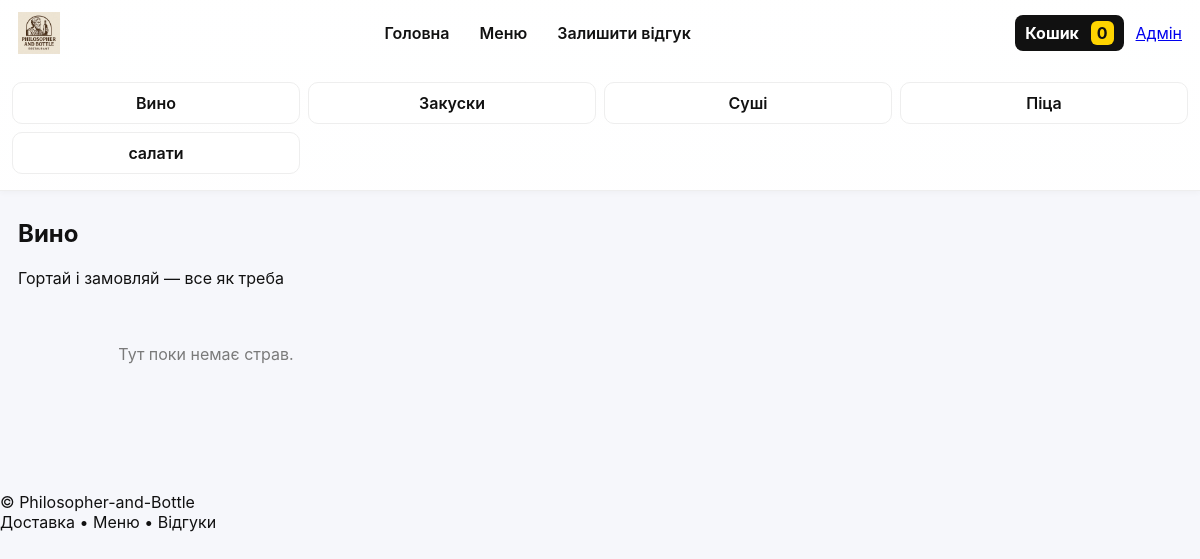
The app's page /category/vina/ with its own data.
### menu/models.py (models this page shows, shortened)
class Category(models.Model):
    title = models.CharField(max_length=200)
    slug = models.SlugField(unique=True)
    def get_absolute_url(self):
        return reverse('category', args=[self.slug])

### menu/views.py (the view)
# urls.py: path('category/<slug:slug>/', views.category_view, name='category'),
def category_view(request, slug):
    category = get_object_or_404(Category, slug=slug)
    products = Product.objects.filter(category=category, available=True)
    categories = Category.objects.all()  # щоб верхнє меню працювало
    return render(request, 'menu/category.html', {
        'category': category,
        'products': products,
        'categories': categories,
    })

### menu/templates/menu/category.html (shortened to what this page needs)
{% extends 'menu/base.html' %}
{% block content %}
<section class="category-page">
  <div class="category-header">
    <h1>{{ category.title }}</h1>
    <p class="category-sub">Гортай і замовляй — все як треба</p>
  </div>
  <div class="products-grid">
    {% for dish in dishes %}
      <article class="card">
        <div class="card-media">
          {% if dish.image %}
            <img src="{{ dish.image.url }}" alt="{{ dish.title }}">
          {% else %}
            <div class="img-fallback">Фото</div>
          {% endif %}
        </div>
        <div class="card-body">
          <h3 class="card-title">{{ dish.title }}</h3>
          <p class="card-desc">{{ dish.description|truncatewords:20 }}</p>
          <div class="card-meta">
            <div class="price">{{ dish.price }} ₴</div>
            <a href="{% url 'add_to_cart' dish.id %}" class="order-btn link-btn">Замовити</a>
          </div>
        </div>
      </article>
    {% empty %}
      <p class="empty">Тут поки немає страв.</p>
    {% endfor %}
  </div>
</section>
{% endblock %}

### menu/templates/menu/base.html (shortened to what this page needs)
{% load static %}
<!DOCTYPE html>
<html lang="uk">
<head>
  <link rel="stylesheet" href="{% static 'menu/style.css' %}">
</head>
<body>
<header class="site-header">
  <div class="header-top">
    <a href="{% url 'home' %}" class="logo">
      <img src="{% static 'menu/5287253502323265526.jpg' %}" alt="Logo" class="logo-img">
    </a>
    <nav class="top-links">
      <a href="{% url 'home' %}">Головна</a>
      <a href="{% url 'menu' %}">Меню</a>
      <a href="{% url 'checkout' %}">Залишити відгук</a>
    </nav>
    <div class="header-actions">
      <a href="{% url 'cart' %}" class="cart-btn">
        Кошик
        <span class="cart-count">
          {% if request.session.cart %}
            {{ request.session.cart|length }}
          {% else %}
            0
          {% endif %}
        </span>
      </a>
      <a href="/admin/" class="admin-link">Адмін</a>
    </div>
  </div>
  <div class="categories-strip">
    {% for c in categories %}
      <a href="{{ c.get_absolute_url }}" class="cat-item">
        {{ c.title }}
      </a>
    {% endfor %}
  </div>
</header>
<main class="page-content">
  {% block content %}{% endblock %}
</main>
<footer class="site-footer">
  <div class="footer-inner">
    <div>© Philosopher-and-Bottle</div>
    <div>Доставка • Меню • Відгуки</div>
  </div>
</footer>
</body>
</html>

### menu/static/menu/style.css (style rules this page uses)
:root { --accent:#ffd400; --dark:#111; --muted:#7a7a7a; --bg:#f6f7fb; --card:#ffffff; }
* { box-sizing:border-box }
body { font-family: Inter, system-ui, Arial, sans-serif; background:var(--bg); color:var(--dark); margin:0; }
.site-header { position:sticky; top:0; z-index:1200; background:linear-gradient(180deg, rgba(255,255,255,0.98), rgba(255,255,255,0.95)); border-bottom:1px solid #eee; box-shadow: 0 2px 6px rgba(0,0,0,0.03); }
.header-top { display:flex; align-items:center; justify-content:space-between; gap:20px; max-width:1200px; margin:0 auto; padding:12px 18px; }
.logo-img { height:42px; display:block }
.top-links { display:flex; gap:14px; align-items:center }
.top-links a { color:var(--dark); text-decoration:none; font-weight:600; padding:6px 8px }
.header-actions { display:flex; gap:12px; align-items:center }
.cart-btn { background:var(--dark); color:#fff; padding:8px 10px; border-radius:8px; text-decoration:none; font-weight:700; display:inline-block }
.cart-count { background:var(--accent); color:var(--dark); padding:2px 6px; border-radius:6px; margin-left:8px; font-weight:700 }
.categories-strip { display:grid; grid-template-columns: repeat(4, 1fr); gap:8px; max-width:1200px; margin:8px auto; padding:8px 12px; }
.cat-item { display:block; background:var(--card); border-radius:10px; padding:10px; text-align:center; text-decoration:none; color:var(--dark); font-weight:600; border:1px solid #eee; transition:transform .12s, box-shadow .12s; }
.page-content { max-width:1200px; margin:28px auto; padding:0 18px 60px }
.products-grid { display:grid; grid-template-columns: repeat(3, 1fr); gap:18px; }
.empty { color:var(--muted); text-align:center;padding:24px }

### records on screen
Category: title "Вино"
Category: title "Закуски"
Category: title "Суші"
Category: title "Піца"
Category: title "салати"
